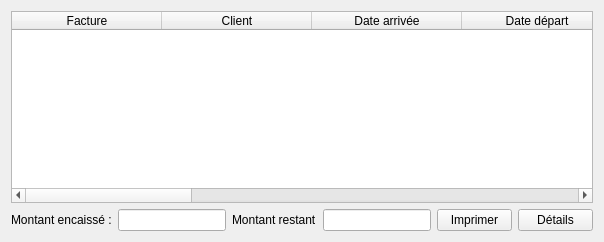
         <widget class="QWidget" name="tab1_2">
          <attribute name="title">
           <string>Activités</string>
          </attribute>
          <layout class="QGridLayout" name="gridLayout_10">
           <item row="0" column="0" colspan="3">
            <widget class="QTableWidget" name="tableWidgetActivitesResto">
             <property name="selectionMode">
              <enum>QAbstractItemView::SingleSelection</enum>
             </property>
             <property name="selectionBehavior">
              <enum>QAbstractItemView::SelectRows</enum>
             </property>
             <attribute name="horizontalHeaderDefaultSectionSize">
              <number>150</number>
             </attribute>
             <attribute name="verticalHeaderDefaultSectionSize">
              <number>25</number>
             </attribute>
             <attribute name="verticalHeaderDefaultSectionSize">
              <number>25</number>
             </attribute>
             <attribute name="horizontalHeaderDefaultSectionSize">
              <number>150</number>
             </attribute>
             <column>
              <property name="text">
               <string>Facture</string>
              </property>
             </column>
             <column>
              <property name="text">
               <string>Client</string>
              </property>
             </column>
             <column>
              <property name="text">
               <string>Date arrivée</string>
              </property>
             </column>
             <column>
              <property name="text">
               <string>Date départ</string>
              </property>
             </column>
             <column>
              <property name="text">
               <string>Durée</string>
              </property>
             </column>
             <column>
              <property name="text">
               <string>Total à payer</string>
              </property>
             </column>
             <column>
              <property name="text">
               <string>Montant encaissé</string>
              </property>
             </column>
             <column>
              <property name="text">
               <string>Montant restant</string>
              </property>
             </column>
             <column>
              <property name="text">
               <string>Matricule du caissier</string>
              </property>
             </column>
             <column>
              <property name="text">
               <string>IdRepasCResto</string>
              </property>
             </column>
            </widget>
           </item>
           <item row="1" column="0">
            <layout class="QFormLayout" name="formLayout_9">
             <item row="0" column="0">
              <layout class="QHBoxLayout" name="horizontalLayout_4">
               <item>
                <widget class="QLabel" name="label_9">
                 <property name="text">
                  <string>Montant encaissé :</string>
                 </property>
                </widget>
               </item>
               <item>
                <widget class="QLineEdit" name="lineEditEncaisseActivite">
                 <property name="maximumSize">
                  <size>
                   <width>133</width>
                   <height>16777215</height>
                  </size>
                 </property>
                 <property name="alignment">
                  <set>Qt::AlignRight|Qt::AlignTrailing|Qt::AlignVCenter</set>
                 </property>
                 <property name="readOnly">
                  <bool>true</bool>
                 </property>
                </widget>
               </item>
              </layout>
             </item>
             <item row="0" column="1">
              <layout class="QFormLayout" name="formLayout_7">
               <item row="0" column="0">
                <widget class="QLabel" name="label_10">
                 <property name="maximumSize">
                  <size>
                   <width>85</width>
                   <height>16777215</height>
                  </size>
                 </property>
                 <property name="text">
                  <string>Montant restant :</string>
                 </property>
                </widget>
               </item>
               <item row="0" column="1">
                <widget class="QLineEdit" name="lineEditRestantActivite">
                 <property name="maximumSize">
                  <size>
                   <width>133</width>
                   <height>16777215</height>
                  </size>
                 </property>
                 <property name="alignment">
                  <set>Qt::AlignRight|Qt::AlignTrailing|Qt::AlignVCenter</set>
                 </property>
                 <property name="readOnly">
                  <bool>true</bool>
                 </property>
                </widget>
               </item>
              </layout>
             </item>
            </layout>
           </item>
           <item row="1" column="1">
            <widget class="QPushButton" name="btn_imprimerFacture">
             <property name="maximumSize">
              <size>
               <width>75</width>
               <height>23</height>
              </size>
             </property>
             <property name="layoutDirection">
              <enum>Qt::RightToLeft</enum>
             </property>
             <property name="text">
              <string>Imprimer</string>
             </property>
            </widget>
           </item>
           <item row="1" column="2">
            <widget class="QPushButton" name="btn_details">
             <property name="maximumSize">
              <size>
               <width>75</width>
               <height>23</height>
              </size>
             </property>
             <property name="layoutDirection">
              <enum>Qt::RightToLeft</enum>
             </property>
             <property name="text">
              <string>Détails</string>
             </property>
            </widget>
           </item>
          </layout>
         </widget>
